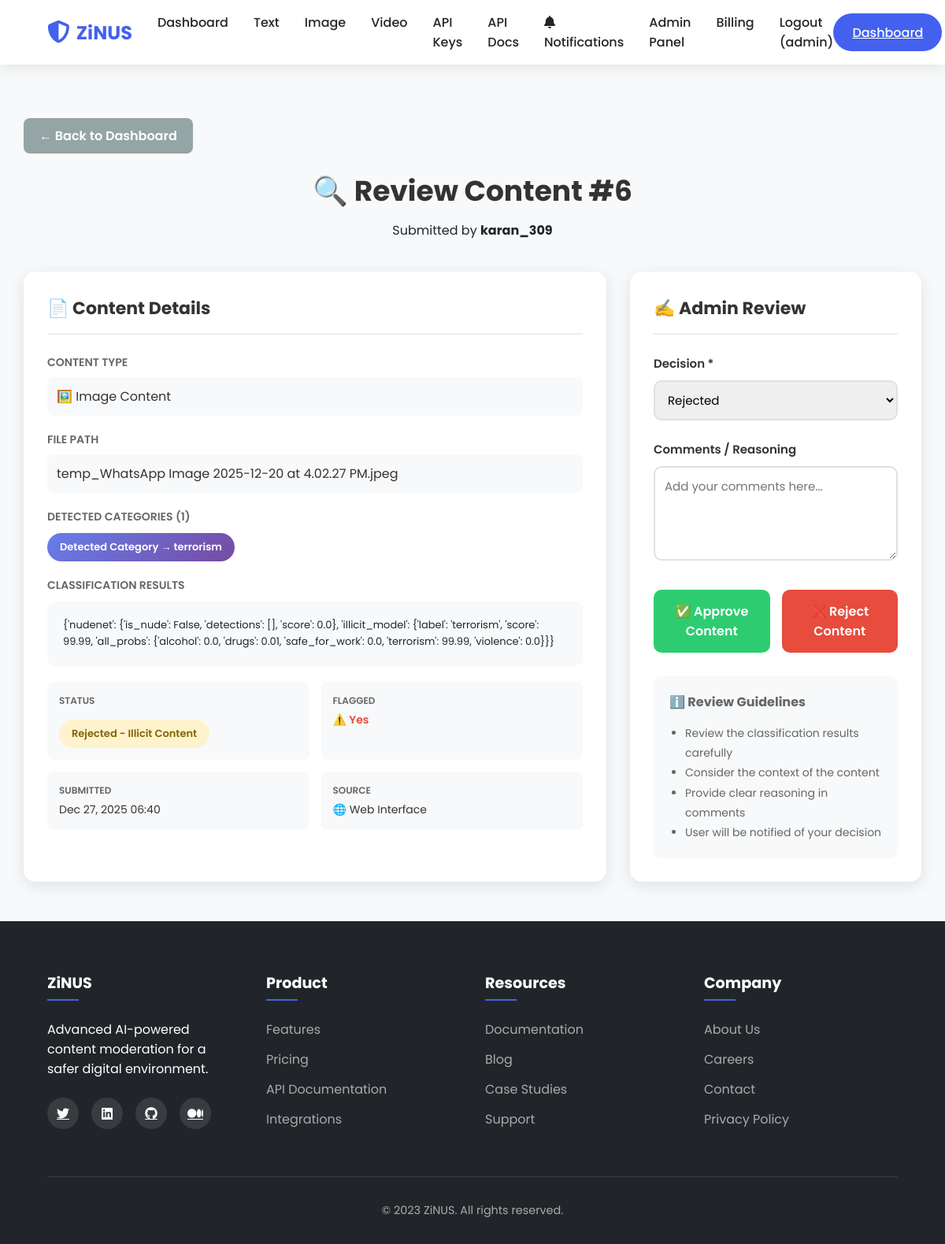
Screenshot of /admin-panel/review/6/ (signed in) with the database file from the repository.
### nlp_classifier/models.py (models this page shows, shortened)
class ContentSubmission(models.Model):
    CONTENT_TYPE_CHOICES = [
        ('text', 'Text'),
        ('image', 'Image'),
        ('video', 'Video'),
        ('audio', 'Audio'),
    ]
    STATUS_CHOICES = [
        ('pending_review', 'Pending Review'),
        ('approved', 'Approved - Clean Content'),
        ('rejected', 'Rejected - Illicit Content'),
        ('auto_approved', 'Auto Approved'),
    ]
    user = models.ForeignKey(User, on_delete=models.CASCADE, related_name='submissions', null=True, blank=True)
    content_type = models.CharField(max_length=20, choices=CONTENT_TYPE_CHOICES)
    status = models.CharField(max_length=20, choices=STATUS_CHOICES, default='auto_approved')
    text_content = models.TextField(blank=True, null=True)
    file_path = models.CharField(max_length=500, blank=True, null=True)
    content_url = models.URLField(blank=True, null=True)
    classification_result = models.JSONField(blank=True, null=True)
    detected_categories = models.JSONField(default=list, blank=True)
    confidence_scores = models.JSONField(blank=True, null=True)
    flagged = models.BooleanField(default=False)
    is_from_api = models.BooleanField(default=False)
    api_key = models.ForeignKey('APIKey', on_delete=models.SET_NULL, null=True, blank=True, related_name='submissions')
    created_at = models.DateTimeField(auto_now_add=True)
    updated_at = models.DateTimeField(auto_now=True)
    class Meta:
        verbose_name = 'Content Submission'
        verbose_name_plural = 'Content Submissions'
        ordering = ['-created_at']

class AdminReview(models.Model):
    DECISION_CHOICES = [
        ('approved', 'Approved'),
        ('rejected', 'Rejected'),
    ]
    submission = models.OneToOneField(ContentSubmission, on_delete=models.CASCADE, related_name='review')
    admin = models.ForeignKey(User, on_delete=models.CASCADE, related_name='reviews')
    decision = models.CharField(max_length=20, choices=DECISION_CHOICES)
    comments = models.TextField(blank=True, null=True)
    reviewed_at = models.DateTimeField(auto_now_add=True)
    class Meta:
        verbose_name = 'Admin Review'
        verbose_name_plural = 'Admin Reviews'
        ordering = ['-reviewed_at']

### nlp_classifier/views.py (the view)
# urls.py: path('admin-panel/review/<int:submission_id>/', review_content, name='review_content'),
@login_required
@user_passes_test(is_admin)
def review_content(request, submission_id):
    submission = get_object_or_404(ContentSubmission, id=submission_id)
    existing_review = AdminReview.objects.filter(submission=submission).first()
    if request.method == 'POST':
        if existing_review:
            form = AdminReviewForm(request.POST, instance=existing_review)
        else:
            form = AdminReviewForm(request.POST)
        if form.is_valid():
            review = form.save(commit=False)
            review.submission = submission
            review.admin = request.user
            review.save()
            if existing_review:
                messages.success(request, f'Review updated. Content marked as {review.decision}.')
            else:
                messages.success(request, f'Review submitted. Content marked as {review.decision}.')
            return redirect('admin_dashboard')
    else:
        if existing_review:
            form = AdminReviewForm(instance=existing_review)
        else:
            form = AdminReviewForm()
    context = {
        'submission': submission,
        'form': form,
        'existing_review': existing_review,
    }
    return render(request, 'review_content.html', context)

### nlp_classifier/forms.py
class AdminReviewForm(forms.ModelForm):
    class Meta:
        model = AdminReview
        fields = ['decision', 'comments']
        widgets = {
            'decision': forms.Select(attrs={
                'class': 'form-control'
            }),
            'comments': forms.Textarea(attrs={
                'class': 'form-control',
                'rows': 4,
                'placeholder': 'Add your comments here...'
            })
        }

### nlp_classifier/views.py (called while the page is built)
def is_admin(user):
    return user.is_authenticated and hasattr(user, 'profile') and user.profile.role == 'admin'

### nlp_classifier/templates/review_content.html (shortened to what this page needs)
{% extends 'base.html' %}
{% block content %}
<div class="review-container">
    <a href="{% url 'admin_dashboard' %}" class="btn-back">← Back to Dashboard</a>
    <div class="review-header">
        <h1>🔍 Review Content #{{ submission.id }}</h1>
        <p>Submitted by <strong>{{ submission.user.username|default:"Anonymous" }}</strong></p>
    </div>
    <div class="review-grid">
        <div class="content-panel">
            <h2 class="panel-title">📄 Content Details</h2>
            <div class="info-group">
                <div class="info-label">Content Type</div>
                <div class="info-value">
                    {% if submission.content_type == 'text' %}📝 Text Content
                    {% elif submission.content_type == 'image' %}🖼️ Image Content
                    {% elif submission.content_type == 'video' %}🎥 Video Content
                    {% elif submission.content_type == 'audio' %}🎤 Audio Content
                    {% else %}{{ submission.content_type }}{% endif %}
                </div>
            </div>
            {% if submission.file_path %}
                <div class="info-group">
                    <div class="info-label">File Path</div>
                    <div class="info-value">{{ submission.file_path }}</div>
                </div>
            {% endif %}
            <div class="info-group">
                <div class="info-label">Detected Categories ({{ submission.detected_categories|length }})</div>
                {% if submission.detected_categories %}
                    <div class="categories-display">
                        {% for category in submission.detected_categories %}
                            <span class="category-badge">{{ category }}</span>
                        {% endfor %}
                    </div>
                {% else %}
                    <div class="info-value">No illicit categories detected</div>
                {% endif %}
            </div>
            <div class="info-group">
                <div class="info-label">Classification Results</div>
                <div class="classification-results">
                    <pre>{{ submission.classification_result|safe }}</pre>
                </div>
            </div>
            <div class="metadata-grid">
                <div class="metadata-item">
                    <div class="metadata-label">Status</div>
                    <div class="metadata-value">
                        <span class="status-badge status-pending">{{ submission.get_status_display }}</span>
                    </div>
                </div>
                <div class="metadata-item">
                    <div class="metadata-label">Flagged</div>
                    <div class="metadata-value">
                        {% if submission.flagged %}
                            <span style="color: #e74c3c; font-weight: 600;">⚠️ Yes</span>
                        {% else %}
                            <span style="color: #2ecc71; font-weight: 600;">✅ No</span>
                        {% endif %}
                    </div>
                </div>
                <div class="metadata-item">
                    <div class="metadata-label">Submitted</div>
                    <div class="metadata-value">{{ submission.created_at|date:"M d, Y H:i" }}</div>
                </div>
                <div class="metadata-item">
                    <div class="metadata-label">Source</div>
                    <div class="metadata-value">
                        {% if submission.is_from_api %}🔌 API{% else %}🌐 Web Interface{% endif %}
                    </div>
                </div>
            </div>
        </div>
        <div class="review-panel">
            <h2 class="panel-title">✍️ Admin Review</h2>
            <form method="post">
                <div class="form-group">
                    <label for="id_decision">Decision *</label>
                    {{ form.decision }}
                </div>
                <div class="form-group">
                    <label for="id_comments">Comments / Reasoning</label>
                    {{ form.comments }}
                </div>
                <div class="btn-group">
                    <button type="submit" name="decision" value="approved" class="btn-submit btn-approve">
                        ✅ Approve Content
                    </button>
                    <button type="submit" name="decision" value="rejected" class="btn-submit btn-reject">
                        ❌ Reject Content
                    </button>
                </div>
            </form>
            <div style="margin-top: 30px; padding: 20px; background: #f8f9fa; border-radius: 10px;">
                <h3 style="font-size: 16px; color: #666; margin-bottom: 15px;">ℹ️ Review Guidelines</h3>
                <ul style="color: #666; font-size: 14px; line-height: 1.8; margin-left: 20px;">
                    <li>Review the classification results carefully</li>
                    <li>Consider the context of the content</li>
                    <li>Provide clear reasoning in comments</li>
                    <li>User will be notified of your decision</li>
                </ul>
            </div>
        </div>
    </div>
</div>
{% endblock %}

### nlp_classifier/templates/base.html (shortened to what this page needs)
{% load static %}
<!DOCTYPE html>
<html lang="en">
<head>
    <link rel="stylesheet" href="https://cdnjs.cloudflare.com/ajax/libs/font-awesome/6.4.0/css/all.min.css">
</head>
<body>
    <header>
        <div class="container">
            <nav class="navbar">
                <div class="logo">
                    <i class="fas fa-shield-alt"></i>
                    <span>ZiNUS</span>
                </div>
                <ul class="nav-links">
                    {% if user.is_authenticated %}
                        <li><a href="{% url 'dashboard' %}">Dashboard</a></li>
                        <li><a href="{% url 'text_classification' %}">Text</a></li>
                        <li><a href="{% url 'image_classification' %}">Image</a></li>
                        <li><a href="{% url 'video_classification' %}">Video</a></li>
                        <li><a href="{% url 'my_api_keys' %}">API Keys</a></li>
                        <li><a href="{% url 'api_documentation' %}">API Docs</a></li>
                        <li>
                            <a href="{% url 'notifications' %}" title="Notifications">
                                <i class="fas fa-bell"></i> Notifications
                            </a>
                        </li>
                        {% if user.profile.role == 'admin' or user.profile.role == 'super_admin' %}
                            <li><a href="{% url 'admin_dashboard' %}">Admin Panel</a></li>
                            <li><a href="{% url 'admin_billing_dashboard' %}">Billing</a></li>
                        {% endif %}
                        <li><a href="{% url 'logout' %}">Logout ({{ user.username }})</a></li>
                    {% else %}
                        <li><a href="{% url 'landing_page' %}">Home</a></li>
                        <li><a href="{% url 'login' %}">Login</a></li>
                        <li><a href="{% url 'register' %}">Register</a></li>
                    {% endif %}
                </ul>
                {% if user.is_authenticated %}
                    <a class="btn btn-primary" href="{% url 'dashboard' %}">Dashboard</a>
                {% else %}
                    <a class="btn btn-primary" href="{% url 'login' %}">Get Started</a>
                {% endif %}
            </nav>
        </div>
    </header>
    <main style="padding-top:100px;">
        {% block content %}
        {% endblock %}
    </main>
    <footer>
        <div class="container">
            <div class="footer-content">
                <div class="footer-column">
                    <h3>ZiNUS</h3>
                    <p>Advanced AI-powered content moderation for a safer digital environment.</p>
                    <div class="social-links">
                        <a href="#"><i class="fab fa-twitter"></i></a>
                        <a href="#"><i class="fab fa-linkedin"></i></a>
                        <a href="#"><i class="fab fa-github"></i></a>
                        <a href="#"><i class="fab fa-medium"></i></a>
                    </div>
                </div>
                <div class="footer-column">
                    <h3>Product</h3>
                    <ul class="footer-links">
                        <li><a href="#">Features</a></li>
                        <li><a href="#">Pricing</a></li>
                        <li><a href="#">API Documentation</a></li>
                        <li><a href="#">Integrations</a></li>
                    </ul>
                </div>
                <div class="footer-column">
                    <h3>Resources</h3>
                    <ul class="footer-links">
                        <li><a href="#">Documentation</a></li>
                        <li><a href="#">Blog</a></li>
                        <li><a href="#">Case Studies</a></li>
                        <li><a href="#">Support</a></li>
                    </ul>
                </div>
                <div class="footer-column">
                    <h3>Company</h3>
                    <ul class="footer-links">
                        <li><a href="#">About Us</a></li>
                        <li><a href="#">Careers</a></li>
                        <li><a href="#">Contact</a></li>
                        <li><a href="#">Privacy Policy</a></li>
                    </ul>
                </div>
            </div>
            <div class="footer-bottom">
                <p>&copy; 2023 ZiNUS. All rights reserved.</p>
            </div>
        </div>
    </footer>
</body>
</html>

### nlp_classifier/templates/base.html (style rules this page uses)
:root { --primary: #4361ee; --accent: #7209b7; --light: #f8f9fa; --dark: #212529; }
* { margin:0; padding:0; box-sizing:border-box; font-family: 'Poppins', sans-serif; }
body { background: var(--light); color: var(--dark); }
header { background: rgba(255,255,255,0.95); box-shadow: 0 2px 20px rgba(0,0,0,0.1); position: fixed; width:100%; z-index:1000; padding:1rem 0; }
.container { width:90%; max-width:1200px; margin:0 auto; }
.navbar { display:flex; justify-content:space-between; align-items:center; }
.logo { display:flex; align-items:center; font-weight:700; font-size:1.5rem; color:var(--primary); }
.logo i { margin-right:0.5rem; font-size:1.8rem; }
.nav-links { display:flex; list-style:none; }
.nav-links li { margin-left:2rem; }
.nav-links a { text-decoration:none; color:var(--dark); font-weight:500; position:relative; transition:0.3s; }
.nav-links a::after { content:''; position:absolute; width:0; height:2px; bottom:-5px; left:0; background: var(--primary); transition:0.3s; }
.btn { padding:0.7rem 1.5rem; border-radius:50px; font-weight:500; cursor:pointer; border:none; outline:none; }
.btn-primary { background: var(--primary); color:white; }
footer { background: var(--dark); color:white; padding:4rem 0 2rem; }
.footer-content { display:grid; grid-template-columns: repeat(auto-fit,minmax(200px,1fr)); gap:2rem; margin-bottom:3rem; }
.footer-column h3 { font-size:1.2rem; margin-bottom:1.5rem; position:relative; padding-bottom:0.5rem; }
.footer-column h3::after { content:''; position:absolute; left:0; bottom:0; width:40px; height:2px; background:var(--primary); }
.footer-links { list-style:none; }
.footer-links li { margin-bottom:0.8rem; }
.footer-links a { color:#aaa; text-decoration:none; transition:0.3s; }
.social-links { display:flex; gap:1rem; margin-top:1.5rem; }
.social-links a { width:40px; height:40px; border-radius:50%; background: rgba(255,255,255,0.1); display:flex; align-items:center; justify-content:center; color:white; transition:0.3s; }
.footer-bottom { text-align:center; padding-top:2rem; border-top:1px solid rgba(255,255,255,0.1); color:#aaa; font-size:0.9rem; }

### rows the page displays
ContentSubmission: id "6", user.username "karan_309", file_path "temp_WhatsApp Image 2025-12-20 at 4.02.27 PM.jpeg", detected_categories|length "1", classification_result "{'nudenet': {'is_nude': False, 'detections': [], 'score': 0.0}, 'illicit_model': {'label': 'terrorism', 'score': 99.99, 'all_probs': {'alcohol': 0.0, 'drugs': 0.01, 'safe_for_work': 0.0, 'terrorism': 99.99, 'violence': 0.0}}}", status "Rejected - Illicit Content", created_at "Dec 27, 2025 06:40"
AdminReview: decision "Rejected"

### other values shown
{{ user.username }} "admin"
{{ category }} "Detected Category → terrorism"
